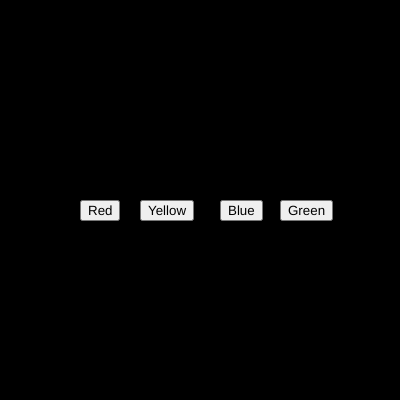
Frame 1 (no input)
Frame 60 (no input): identical to frame 1, image omitted
Frame 120 (the mouse pressed at the canvas centre since frame 60): identical to frame 1, image omitted

The p5.js sketch that drew this single still picture (run headless with seeded random() and noise() and a simulated clock; from frame 60 on, the mouse is pressed at the canvas centre):

// p5.js sketch
// ── sketch.js
var red;
var yelow
var blue
var green;

var r = 0;
var g = 0;
var b = 0;

function setup() {
  createCanvas(400, 400);  
  red = createButton("Red")
  red.position(80, 200)
  red.mousePressed(red_bg)
  yellow = createButton("Yellow")
  yellow.position(140, 200)
  yellow.mousePressed(yellow_bg)
  blue = createButton("Blue")
  blue.position(220, 200)
  blue.mousePressed(blue_bg)
  green = createButton("Green")
  green.position(280, 200)
  green.mousePressed(green_bg)
}

function red_bg() {
  r = 255
  g = 0
  b = 0
}
function yellow_bg() {
  r = 255
  g = 255
  b = 0
}
function blue_bg() {
  r = 0
  g = 0
  b = 255
}
function green_bg() {
  r = 0
  g = 255
  b = 0
}

function draw() {
  background(r,g,b);
}
